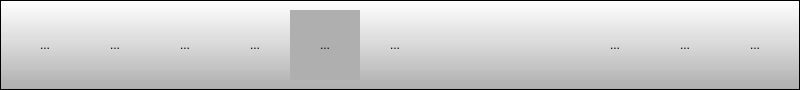
   <widget class="QFrame" name="topbar">
    <property name="geometry">
     <rect>
      <x>0</x>
      <y>0</y>
      <width>800</width>
      <height>90</height>
     </rect>
    </property>
    <property name="styleSheet">
     <string notr="true">QFrame {
	background-color: qlineargradient(spread:pad, x1:1, y1:1, x2:1, y2:0, stop:0 rgba(172, 172, 172, 228), stop:1 rgba(255, 255, 255, 255))
}

QToolButton {
	background-color: transparent;
	border: none;
}

QToolButton:checked, QToolButton:pressed {
	background-color: rgb(175, 175, 175);
	border: 1px rgb(235, 235, 235);
}

QToolButton:hover {
	background-color: rgb(195, 195, 195);
	border: 1px rgb(205, 205, 205);
}

QToolButton:hover:checked {
	background-color: rgb(185, 185, 185);
	border: 1px rgb(205, 205, 205);
}</string>
    </property>
    <property name="frameShape">
     <enum>QFrame::StyledPanel</enum>
    </property>
    <property name="frameShadow">
     <enum>QFrame::Raised</enum>
    </property>
    <widget class="QToolButton" name="toolButtonReport">
     <property name="geometry">
      <rect>
       <x>290</x>
       <y>10</y>
       <width>70</width>
       <height>70</height>
      </rect>
     </property>
     <property name="toolTip">
      <string>Dagens rapport</string>
     </property>
     <property name="text">
      <string>...</string>
     </property>
     <property name="icon">
      <iconset resource="../icons/system.qrc">
       <normaloff>:/system/report.png</normaloff>:/system/report.png</iconset>
     </property>
     <property name="iconSize">
      <size>
       <width>48</width>
       <height>48</height>
      </size>
     </property>
     <property name="checkable">
      <bool>true</bool>
     </property>
     <property name="checked">
      <bool>true</bool>
     </property>
     <property name="autoExclusive">
      <bool>true</bool>
     </property>
    </widget>
    <widget class="QToolButton" name="toolButtonCustomers">
     <property name="geometry">
      <rect>
       <x>10</x>
       <y>10</y>
       <width>70</width>
       <height>70</height>
      </rect>
     </property>
     <property name="toolTip">
      <string>Kunder</string>
     </property>
     <property name="text">
      <string>...</string>
     </property>
     <property name="icon">
      <iconset resource="../icons/system.qrc">
       <normaloff>:/system/companies.png</normaloff>:/system/companies.png</iconset>
     </property>
     <property name="iconSize">
      <size>
       <width>48</width>
       <height>48</height>
      </size>
     </property>
     <property name="checkable">
      <bool>true</bool>
     </property>
     <property name="autoExclusive">
      <bool>true</bool>
     </property>
    </widget>
    <widget class="QToolButton" name="toolButtonCustomer">
     <property name="geometry">
      <rect>
       <x>80</x>
       <y>10</y>
       <width>70</width>
       <height>70</height>
      </rect>
     </property>
     <property name="toolTip">
      <string>Kunde</string>
     </property>
     <property name="text">
      <string>...</string>
     </property>
     <property name="icon">
      <iconset resource="../icons/system.qrc">
       <normaloff>:/system/company.png</normaloff>:/system/company.png</iconset>
     </property>
     <property name="iconSize">
      <size>
       <width>48</width>
       <height>48</height>
      </size>
     </property>
     <property name="checkable">
      <bool>true</bool>
     </property>
     <property name="autoExclusive">
      <bool>true</bool>
     </property>
    </widget>
    <widget class="QToolButton" name="toolButtonCustomerVisits">
     <property name="geometry">
      <rect>
       <x>150</x>
       <y>10</y>
       <width>70</width>
       <height>70</height>
      </rect>
     </property>
     <property name="toolTip">
      <string>Kundebesøg</string>
     </property>
     <property name="text">
      <string>...</string>
     </property>
     <property name="icon">
      <iconset resource="../icons/system.qrc">
       <normaloff>:/system/car-large.png</normaloff>:/system/car-large.png</iconset>
     </property>
     <property name="iconSize">
      <size>
       <width>48</width>
       <height>48</height>
      </size>
     </property>
     <property name="checkable">
      <bool>true</bool>
     </property>
     <property name="autoExclusive">
      <bool>true</bool>
     </property>
    </widget>
    <widget class="QToolButton" name="toolButtonPricelist">
     <property name="geometry">
      <rect>
       <x>220</x>
       <y>10</y>
       <width>70</width>
       <height>70</height>
      </rect>
     </property>
     <property name="toolTip">
      <string>Prisliste</string>
     </property>
     <property name="text">
      <string>...</string>
     </property>
     <property name="icon">
      <iconset resource="../icons/system.qrc">
       <normaloff>:/system/catalog.png</normaloff>:/system/catalog.png</iconset>
     </property>
     <property name="iconSize">
      <size>
       <width>48</width>
       <height>48</height>
      </size>
     </property>
     <property name="checkable">
      <bool>true</bool>
     </property>
     <property name="autoExclusive">
      <bool>true</bool>
     </property>
    </widget>
    <widget class="QToolButton" name="toolButtonSettings">
     <property name="geometry">
      <rect>
       <x>580</x>
       <y>10</y>
       <width>70</width>
       <height>70</height>
      </rect>
     </property>
     <property name="toolTip">
      <string>Indstillinger</string>
     </property>
     <property name="text">
      <string>...</string>
     </property>
     <property name="icon">
      <iconset resource="../icons/system.qrc">
       <normaloff>:/system/settings.png</normaloff>:/system/settings.png</iconset>
     </property>
     <property name="iconSize">
      <size>
       <width>48</width>
       <height>48</height>
      </size>
     </property>
     <property name="checkable">
      <bool>true</bool>
     </property>
     <property name="autoExclusive">
      <bool>true</bool>
     </property>
    </widget>
    <widget class="QToolButton" name="toolButtonExit">
     <property name="geometry">
      <rect>
       <x>720</x>
       <y>10</y>
       <width>70</width>
       <height>70</height>
      </rect>
     </property>
     <property name="toolTip">
      <string>Afslut</string>
     </property>
     <property name="text">
      <string>...</string>
     </property>
     <property name="icon">
      <iconset resource="../icons/system.qrc">
       <normaloff>:/system/logout.png</normaloff>:/system/logout.png</iconset>
     </property>
     <property name="iconSize">
      <size>
       <width>48</width>
       <height>48</height>
      </size>
     </property>
     <property name="checkable">
      <bool>true</bool>
     </property>
     <property name="autoExclusive">
      <bool>true</bool>
     </property>
    </widget>
    <widget class="QToolButton" name="toolButtonReports">
     <property name="geometry">
      <rect>
       <x>360</x>
       <y>10</y>
       <width>70</width>
       <height>70</height>
      </rect>
     </property>
     <property name="toolTip">
      <string>Rapporter</string>
     </property>
     <property name="text">
      <string>...</string>
     </property>
     <property name="icon">
      <iconset resource="../icons/system.qrc">
       <normaloff>:/system/reports.png</normaloff>:/system/reports.png</iconset>
     </property>
     <property name="iconSize">
      <size>
       <width>48</width>
       <height>48</height>
      </size>
     </property>
     <property name="checkable">
      <bool>true</bool>
     </property>
     <property name="autoExclusive">
      <bool>true</bool>
     </property>
    </widget>
    <widget class="QToolButton" name="toolButtonInfo">
     <property name="geometry">
      <rect>
       <x>650</x>
       <y>10</y>
       <width>70</width>
       <height>70</height>
      </rect>
     </property>
     <property name="toolTip">
      <string>Info</string>
     </property>
     <property name="text">
      <string>...</string>
     </property>
     <property name="icon">
      <iconset resource="../icons/system.qrc">
       <normaloff>:/system/info.png</normaloff>:/system/info.png</iconset>
     </property>
     <property name="iconSize">
      <size>
       <width>48</width>
       <height>48</height>
      </size>
     </property>
     <property name="checkable">
      <bool>true</bool>
     </property>
     <property name="autoExclusive">
      <bool>true</bool>
     </property>
    </widget>
   </widget>
